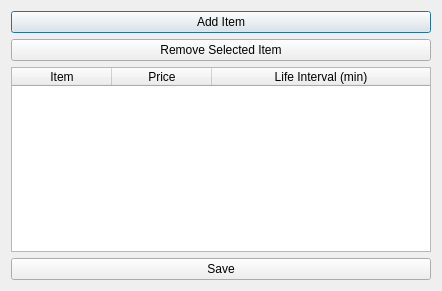
<?xml version="1.0" encoding="UTF-8"?>
<ui version="4.0">
 <class>CalculateServiceCostDialog</class>
 <widget class="QDialog" name="CalculateServiceCostDialog">
  <property name="geometry">
   <rect>
    <x>0</x>
    <y>0</y>
    <width>442</width>
    <height>291</height>
   </rect>
  </property>
  <property name="windowTitle">
   <string>Calculate Service Cost</string>
  </property>
  <property name="windowIcon">
   <iconset resource="Resource.qrc">
    <normaloff>:/Small Icons/Icons/Prigram_Icon.png</normaloff>:/Small Icons/Icons/Prigram_Icon.png</iconset>
  </property>
  <layout class="QVBoxLayout" name="verticalLayout_2">
   <item>
    <layout class="QVBoxLayout" name="verticalLayout">
     <item>
      <widget class="QPushButton" name="addItemButton">
       <property name="text">
        <string>Add Item</string>
       </property>
      </widget>
     </item>
     <item>
      <widget class="QPushButton" name="removeSelectedItemButton">
       <property name="text">
        <string>Remove Selected Item</string>
       </property>
      </widget>
     </item>
    </layout>
   </item>
   <item>
    <widget class="QTableWidget" name="itemsTableWidget">
     <property name="sizeAdjustPolicy">
      <enum>QAbstractScrollArea::AdjustIgnored</enum>
     </property>
     <property name="alternatingRowColors">
      <bool>true</bool>
     </property>
     <property name="selectionMode">
      <enum>QAbstractItemView::SingleSelection</enum>
     </property>
     <property name="selectionBehavior">
      <enum>QAbstractItemView::SelectRows</enum>
     </property>
     <attribute name="horizontalHeaderStretchLastSection">
      <bool>true</bool>
     </attribute>
     <column>
      <property name="text">
       <string>Item</string>
      </property>
     </column>
     <column>
      <property name="text">
       <string>Price</string>
      </property>
     </column>
     <column>
      <property name="text">
       <string>Life Interval (min)</string>
      </property>
     </column>
    </widget>
   </item>
   <item>
    <widget class="QPushButton" name="saveButton">
     <property name="text">
      <string>Save</string>
     </property>
    </widget>
   </item>
  </layout>
 </widget>
 <resources>
  <include location="Resource.qrc"/>
 </resources>
 <connections>
  <connection>
   <sender>saveButton</sender>
   <signal>clicked()</signal>
   <receiver>CalculateServiceCostDialog</receiver>
   <slot>close()</slot>
   <hints>
    <hint type="sourcelabel">
     <x>210</x>
     <y>251</y>
    </hint>
    <hint type="destinationlabel">
     <x>220</x>
     <y>145</y>
    </hint>
   </hints>
  </connection>
 </connections>
</ui>
